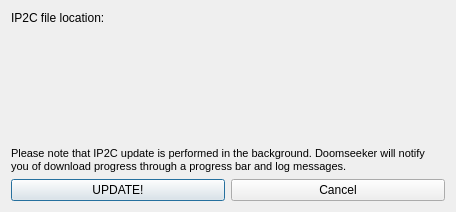
<?xml version="1.0" encoding="UTF-8"?>
<ui version="4.0">
 <class>IP2CUpdateBox</class>
 <widget class="QDialog" name="IP2CUpdateBox">
  <property name="geometry">
   <rect>
    <x>0</x>
    <y>0</y>
    <width>456</width>
    <height>212</height>
   </rect>
  </property>
  <property name="sizePolicy">
   <sizepolicy hsizetype="Preferred" vsizetype="Preferred">
    <horstretch>0</horstretch>
    <verstretch>0</verstretch>
   </sizepolicy>
  </property>
  <property name="windowTitle">
   <string>Doomseeker - Update IP2C</string>
  </property>
  <layout class="QVBoxLayout" name="verticalLayout">
   <item>
    <widget class="QLabel" name="label">
     <property name="text">
      <string>IP2C file location:</string>
     </property>
    </widget>
   </item>
   <item>
    <widget class="QLabel" name="lblIP2CFileLocation">
     <property name="sizePolicy">
      <sizepolicy hsizetype="Preferred" vsizetype="Maximum">
       <horstretch>0</horstretch>
       <verstretch>0</verstretch>
      </sizepolicy>
     </property>
     <property name="text">
      <string>&lt;ENTER LOCATION HERE&gt;</string>
     </property>
     <property name="wordWrap">
      <bool>true</bool>
     </property>
     <property name="textInteractionFlags">
      <set>Qt::LinksAccessibleByMouse|Qt::TextSelectableByMouse</set>
     </property>
    </widget>
   </item>
   <item>
    <widget class="QLabel" name="lblDatabaseAge">
     <property name="text">
      <string>&lt;ENTER DATABASE AGE HERE OR LEAVE EMPTY&gt;</string>
     </property>
    </widget>
   </item>
   <item>
    <spacer name="verticalSpacer">
     <property name="orientation">
      <enum>Qt::Vertical</enum>
     </property>
     <property name="sizeType">
      <enum>QSizePolicy::MinimumExpanding</enum>
     </property>
     <property name="sizeHint" stdset="0">
      <size>
       <width>20</width>
       <height>0</height>
      </size>
     </property>
    </spacer>
   </item>
   <item>
    <widget class="QLabel" name="label_2">
     <property name="sizePolicy">
      <sizepolicy hsizetype="Preferred" vsizetype="Minimum">
       <horstretch>0</horstretch>
       <verstretch>0</verstretch>
      </sizepolicy>
     </property>
     <property name="text">
      <string>&lt;!DOCTYPE HTML PUBLIC &quot;-//W3C//DTD HTML 4.0//EN&quot; &quot;http://www.w3.org/TR/REC-html40/strict.dtd&quot;&gt;
&lt;html&gt;&lt;head&gt;&lt;meta name=&quot;qrichtext&quot; content=&quot;1&quot; /&gt;&lt;style type=&quot;text/css&quot;&gt;
p, li { white-space: pre-wrap; }
&lt;/style&gt;&lt;/head&gt;&lt;body style=&quot; font-family:'MS Shell Dlg 2'; font-size:8.25pt; font-weight:400; font-style:normal;&quot;&gt;
&lt;p style=&quot; margin-top:0px; margin-bottom:0px; margin-left:0px; margin-right:0px; -qt-block-indent:0; text-indent:0px;&quot;&gt;&lt;span style=&quot; font-size:8pt;&quot;&gt;Please note that IP2C update is performed in the background. Doomseeker will notify you of download progress through a progress bar and log messages.&lt;/span&gt;&lt;/p&gt;&lt;/body&gt;&lt;/html&gt;</string>
     </property>
     <property name="wordWrap">
      <bool>true</bool>
     </property>
    </widget>
   </item>
   <item>
    <layout class="QHBoxLayout" name="horizontalLayout">
     <item>
      <widget class="QPushButton" name="btnUpdate">
       <property name="text">
        <string>UPDATE!</string>
       </property>
      </widget>
     </item>
     <item>
      <widget class="QPushButton" name="btnCancel">
       <property name="text">
        <string>Cancel</string>
       </property>
      </widget>
     </item>
    </layout>
   </item>
  </layout>
 </widget>
 <resources/>
 <connections/>
</ui>
